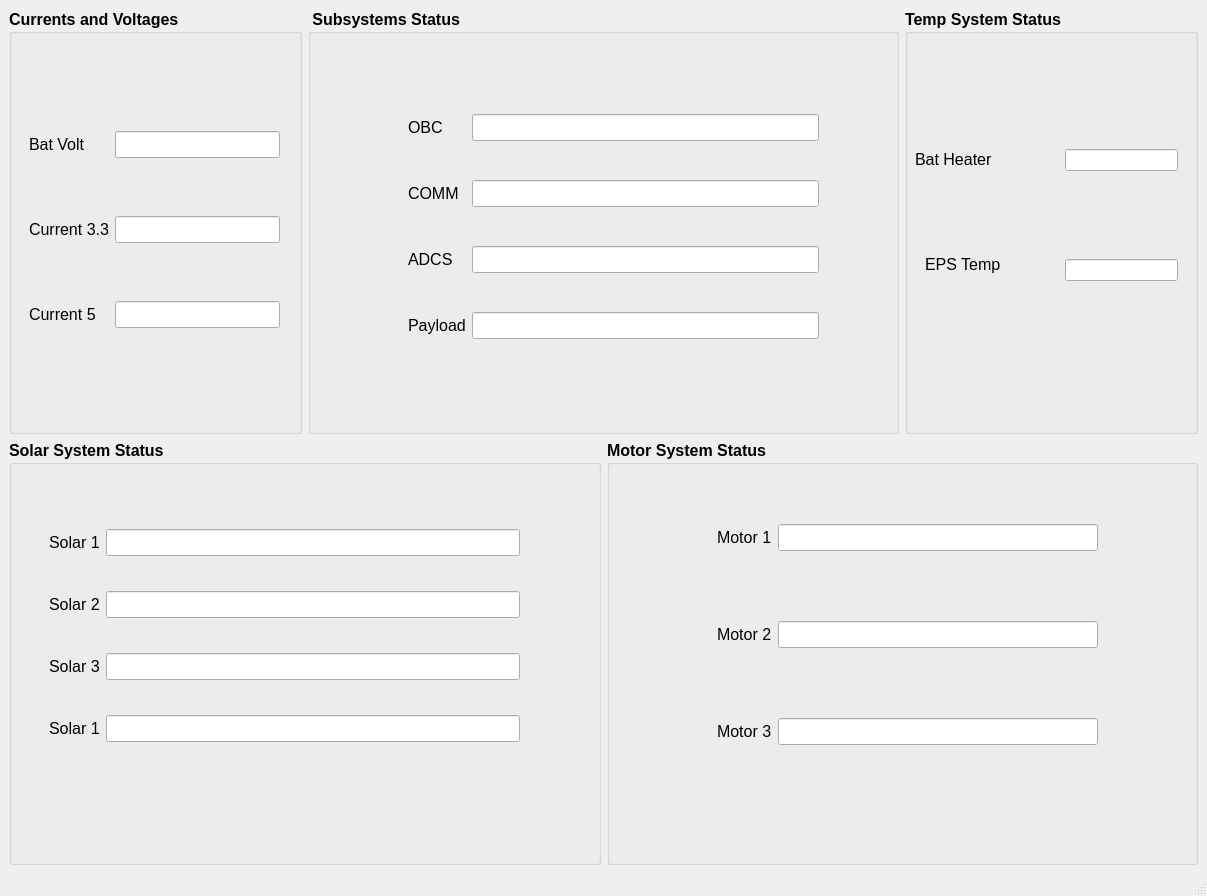
<?xml version="1.0" encoding="UTF-8"?>
<ui version="4.0">
 <class>MainWindow</class>
 <widget class="QMainWindow" name="MainWindow">
  <property name="geometry">
   <rect>
    <x>0</x>
    <y>0</y>
    <width>1207</width>
    <height>896</height>
   </rect>
  </property>
  <property name="windowTitle">
   <string>MainWindow</string>
  </property>
  <widget class="QWidget" name="centralwidget">
   <layout class="QGridLayout" name="gridLayout">
    <item row="1" column="0" colspan="2">
     <widget class="QGroupBox" name="Solar">
      <property name="font">
       <font>
        <pointsize>12</pointsize>
        <weight>75</weight>
        <bold>true</bold>
       </font>
      </property>
      <property name="title">
       <string>Solar System Status</string>
      </property>
      <widget class="QWidget" name="">
       <property name="geometry">
        <rect>
         <x>40</x>
         <y>60</y>
         <width>471</width>
         <height>271</height>
        </rect>
       </property>
       <layout class="QGridLayout" name="gridLayout_2">
        <item row="0" column="0">
         <widget class="QLabel" name="label">
          <property name="font">
           <font>
            <pointsize>12</pointsize>
            <weight>50</weight>
            <bold>false</bold>
           </font>
          </property>
          <property name="text">
           <string>Solar 1</string>
          </property>
         </widget>
        </item>
        <item row="0" column="1">
         <widget class="QLineEdit" name="lineEdit_Solar1"/>
        </item>
        <item row="1" column="0">
         <widget class="QLabel" name="label_2">
          <property name="font">
           <font>
            <pointsize>12</pointsize>
            <weight>50</weight>
            <bold>false</bold>
           </font>
          </property>
          <property name="text">
           <string>Solar 2</string>
          </property>
         </widget>
        </item>
        <item row="1" column="1">
         <widget class="QLineEdit" name="lineEdit_Solar2"/>
        </item>
        <item row="2" column="0">
         <widget class="QLabel" name="label_3">
          <property name="font">
           <font>
            <pointsize>12</pointsize>
            <weight>50</weight>
            <bold>false</bold>
           </font>
          </property>
          <property name="text">
           <string>Solar 3</string>
          </property>
         </widget>
        </item>
        <item row="2" column="1">
         <widget class="QLineEdit" name="lineEdit_Solar3"/>
        </item>
        <item row="3" column="0">
         <widget class="QLabel" name="label_4">
          <property name="font">
           <font>
            <pointsize>12</pointsize>
            <weight>50</weight>
            <bold>false</bold>
           </font>
          </property>
          <property name="text">
           <string>Solar 1</string>
          </property>
         </widget>
        </item>
        <item row="3" column="1">
         <widget class="QLineEdit" name="lineEdit_Solar4">
          <property name="text">
           <string/>
          </property>
         </widget>
        </item>
       </layout>
      </widget>
     </widget>
    </item>
    <item row="0" column="0">
     <widget class="QGroupBox" name="CurrentAndVolt">
      <property name="font">
       <font>
        <pointsize>12</pointsize>
        <weight>75</weight>
        <bold>true</bold>
       </font>
      </property>
      <property name="title">
       <string>Currents and Voltages</string>
      </property>
      <widget class="QWidget" name="">
       <property name="geometry">
        <rect>
         <x>20</x>
         <y>70</y>
         <width>251</width>
         <height>301</height>
        </rect>
       </property>
       <layout class="QGridLayout" name="gridLayout_4">
        <item row="0" column="0">
         <widget class="QLabel" name="label_9">
          <property name="font">
           <font>
            <pointsize>12</pointsize>
            <weight>50</weight>
            <bold>false</bold>
           </font>
          </property>
          <property name="text">
           <string>Bat Volt</string>
          </property>
         </widget>
        </item>
        <item row="0" column="1">
         <widget class="QLineEdit" name="lineEdit_Vbat"/>
        </item>
        <item row="1" column="0">
         <widget class="QLabel" name="label_10">
          <property name="font">
           <font>
            <pointsize>12</pointsize>
            <weight>50</weight>
            <bold>false</bold>
           </font>
          </property>
          <property name="text">
           <string>Current 3.3</string>
          </property>
         </widget>
        </item>
        <item row="1" column="1">
         <widget class="QLineEdit" name="lineEdit_Current3"/>
        </item>
        <item row="2" column="0">
         <widget class="QLabel" name="label_">
          <property name="font">
           <font>
            <pointsize>12</pointsize>
            <weight>50</weight>
            <bold>false</bold>
           </font>
          </property>
          <property name="text">
           <string>Current 5</string>
          </property>
         </widget>
        </item>
        <item row="2" column="1">
         <widget class="QLineEdit" name="lineEdit_Current5"/>
        </item>
       </layout>
      </widget>
     </widget>
    </item>
    <item row="1" column="2" colspan="2">
     <widget class="QGroupBox" name="Motor">
      <property name="font">
       <font>
        <pointsize>12</pointsize>
        <weight>75</weight>
        <bold>true</bold>
       </font>
      </property>
      <property name="title">
       <string>Motor System Status</string>
      </property>
      <widget class="QWidget" name="">
       <property name="geometry">
        <rect>
         <x>110</x>
         <y>20</y>
         <width>381</width>
         <height>351</height>
        </rect>
       </property>
       <layout class="QGridLayout" name="gridLayout_3">
        <item row="0" column="0">
         <widget class="QLabel" name="label_6">
          <property name="font">
           <font>
            <pointsize>12</pointsize>
            <weight>50</weight>
            <bold>false</bold>
           </font>
          </property>
          <property name="text">
           <string>Motor 1</string>
          </property>
         </widget>
        </item>
        <item row="0" column="1">
         <widget class="QLineEdit" name="lineEdit_Motor1"/>
        </item>
        <item row="1" column="0">
         <widget class="QLabel" name="label_7">
          <property name="font">
           <font>
            <pointsize>12</pointsize>
            <weight>50</weight>
            <bold>false</bold>
           </font>
          </property>
          <property name="text">
           <string>Motor 2</string>
          </property>
         </widget>
        </item>
        <item row="1" column="1">
         <widget class="QLineEdit" name="lineEdit_Motor2"/>
        </item>
        <item row="2" column="0">
         <widget class="QLabel" name="label_5">
          <property name="font">
           <font>
            <pointsize>12</pointsize>
            <weight>50</weight>
            <bold>false</bold>
           </font>
          </property>
          <property name="text">
           <string>Motor 3</string>
          </property>
         </widget>
        </item>
        <item row="2" column="1">
         <widget class="QLineEdit" name="lineEdit_Motor3"/>
        </item>
       </layout>
      </widget>
     </widget>
    </item>
    <item row="0" column="3">
     <widget class="QGroupBox" name="Temp">
      <property name="font">
       <font>
        <pointsize>12</pointsize>
        <weight>75</weight>
        <bold>true</bold>
       </font>
      </property>
      <property name="title">
       <string>Temp System Status</string>
      </property>
      <widget class="QLabel" name="label_14">
       <property name="geometry">
        <rect>
         <x>20</x>
         <y>240</y>
         <width>101</width>
         <height>31</height>
        </rect>
       </property>
       <property name="font">
        <font>
         <pointsize>12</pointsize>
         <weight>50</weight>
         <bold>false</bold>
        </font>
       </property>
       <property name="text">
        <string>EPS Temp</string>
       </property>
      </widget>
      <widget class="QLineEdit" name="lineEdit_BatT">
       <property name="geometry">
        <rect>
         <x>160</x>
         <y>140</y>
         <width>113</width>
         <height>22</height>
        </rect>
       </property>
      </widget>
      <widget class="QLineEdit" name="lineEdit_EPST">
       <property name="geometry">
        <rect>
         <x>160</x>
         <y>250</y>
         <width>113</width>
         <height>22</height>
        </rect>
       </property>
      </widget>
      <widget class="QLabel" name="label_16">
       <property name="geometry">
        <rect>
         <x>10</x>
         <y>120</y>
         <width>101</width>
         <height>61</height>
        </rect>
       </property>
       <property name="font">
        <font>
         <pointsize>12</pointsize>
         <weight>50</weight>
         <bold>false</bold>
        </font>
       </property>
       <property name="text">
        <string>Bat Heater</string>
       </property>
      </widget>
     </widget>
    </item>
    <item row="0" column="1" colspan="2">
     <widget class="QGroupBox" name="Substystems">
      <property name="font">
       <font>
        <pointsize>12</pointsize>
        <weight>75</weight>
        <bold>true</bold>
       </font>
      </property>
      <property name="title">
       <string> Subsystems Status</string>
      </property>
      <widget class="QWidget" name="">
       <property name="geometry">
        <rect>
         <x>100</x>
         <y>72</y>
         <width>411</width>
         <height>291</height>
        </rect>
       </property>
       <layout class="QGridLayout" name="gridLayout_5">
        <item row="0" column="0">
         <widget class="QLabel" name="label_11">
          <property name="font">
           <font>
            <pointsize>12</pointsize>
            <weight>50</weight>
            <bold>false</bold>
           </font>
          </property>
          <property name="text">
           <string>OBC</string>
          </property>
         </widget>
        </item>
        <item row="0" column="1">
         <widget class="QLineEdit" name="lineEdit_OBC">
          <property name="text">
           <string/>
          </property>
         </widget>
        </item>
        <item row="1" column="0">
         <widget class="QLabel" name="label_12">
          <property name="font">
           <font>
            <pointsize>12</pointsize>
            <weight>50</weight>
            <bold>false</bold>
           </font>
          </property>
          <property name="text">
           <string>COMM</string>
          </property>
         </widget>
        </item>
        <item row="1" column="1">
         <widget class="QLineEdit" name="lineEdit_COMM">
          <property name="text">
           <string/>
          </property>
         </widget>
        </item>
        <item row="2" column="0">
         <widget class="QLabel" name="label_8">
          <property name="font">
           <font>
            <pointsize>12</pointsize>
            <weight>50</weight>
            <bold>false</bold>
           </font>
          </property>
          <property name="text">
           <string>ADCS</string>
          </property>
         </widget>
        </item>
        <item row="2" column="1">
         <widget class="QLineEdit" name="lineEdit_ADCS">
          <property name="text">
           <string/>
          </property>
         </widget>
        </item>
        <item row="3" column="0">
         <widget class="QLabel" name="label_13">
          <property name="font">
           <font>
            <pointsize>12</pointsize>
            <weight>50</weight>
            <bold>false</bold>
           </font>
          </property>
          <property name="text">
           <string>Payload</string>
          </property>
         </widget>
        </item>
        <item row="3" column="1">
         <widget class="QLineEdit" name="lineEdit_Payload">
          <property name="text">
           <string/>
          </property>
         </widget>
        </item>
       </layout>
      </widget>
     </widget>
    </item>
   </layout>
  </widget>
  <widget class="QMenuBar" name="menubar">
   <property name="geometry">
    <rect>
     <x>0</x>
     <y>0</y>
     <width>1207</width>
     <height>26</height>
    </rect>
   </property>
  </widget>
  <widget class="QStatusBar" name="statusbar"/>
 </widget>
 <resources/>
 <connections/>
</ui>
